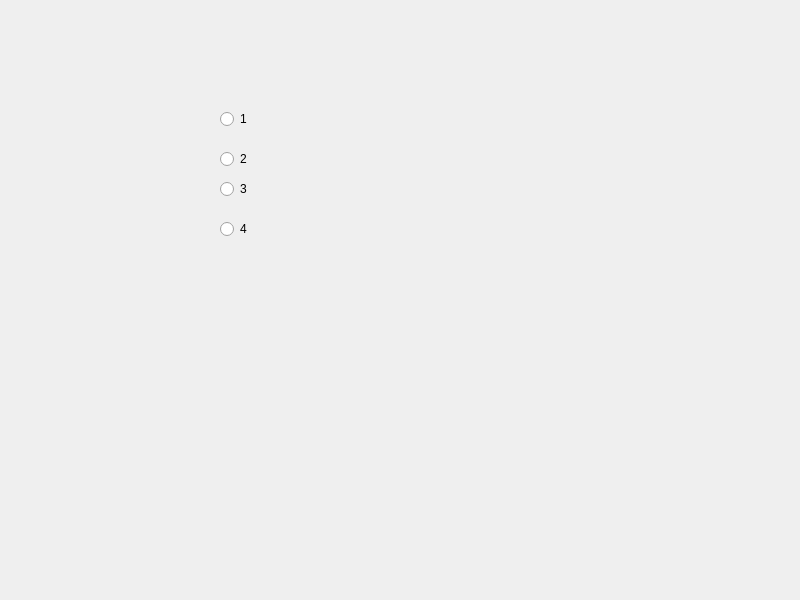
<?xml version="1.0" encoding="UTF-8"?>
<ui version="4.0">
 <class>Widget</class>
 <widget class="QWidget" name="Widget">
  <property name="geometry">
   <rect>
    <x>0</x>
    <y>0</y>
    <width>800</width>
    <height>600</height>
   </rect>
  </property>
  <property name="windowTitle">
   <string>Widget</string>
  </property>
  <widget class="QRadioButton" name="radioButton">
   <property name="geometry">
    <rect>
     <x>220</x>
     <y>110</y>
     <width>91</width>
     <height>18</height>
    </rect>
   </property>
   <property name="text">
    <string>1</string>
   </property>
  </widget>
  <widget class="QRadioButton" name="radioButton_2">
   <property name="geometry">
    <rect>
     <x>220</x>
     <y>150</y>
     <width>91</width>
     <height>18</height>
    </rect>
   </property>
   <property name="text">
    <string>2</string>
   </property>
  </widget>
  <widget class="QRadioButton" name="radioButton_3">
   <property name="geometry">
    <rect>
     <x>220</x>
     <y>180</y>
     <width>91</width>
     <height>18</height>
    </rect>
   </property>
   <property name="text">
    <string>3</string>
   </property>
  </widget>
  <widget class="QRadioButton" name="radioButton_4">
   <property name="geometry">
    <rect>
     <x>220</x>
     <y>220</y>
     <width>91</width>
     <height>18</height>
    </rect>
   </property>
   <property name="text">
    <string>4</string>
   </property>
  </widget>
 </widget>
 <resources/>
 <connections/>
</ui>
